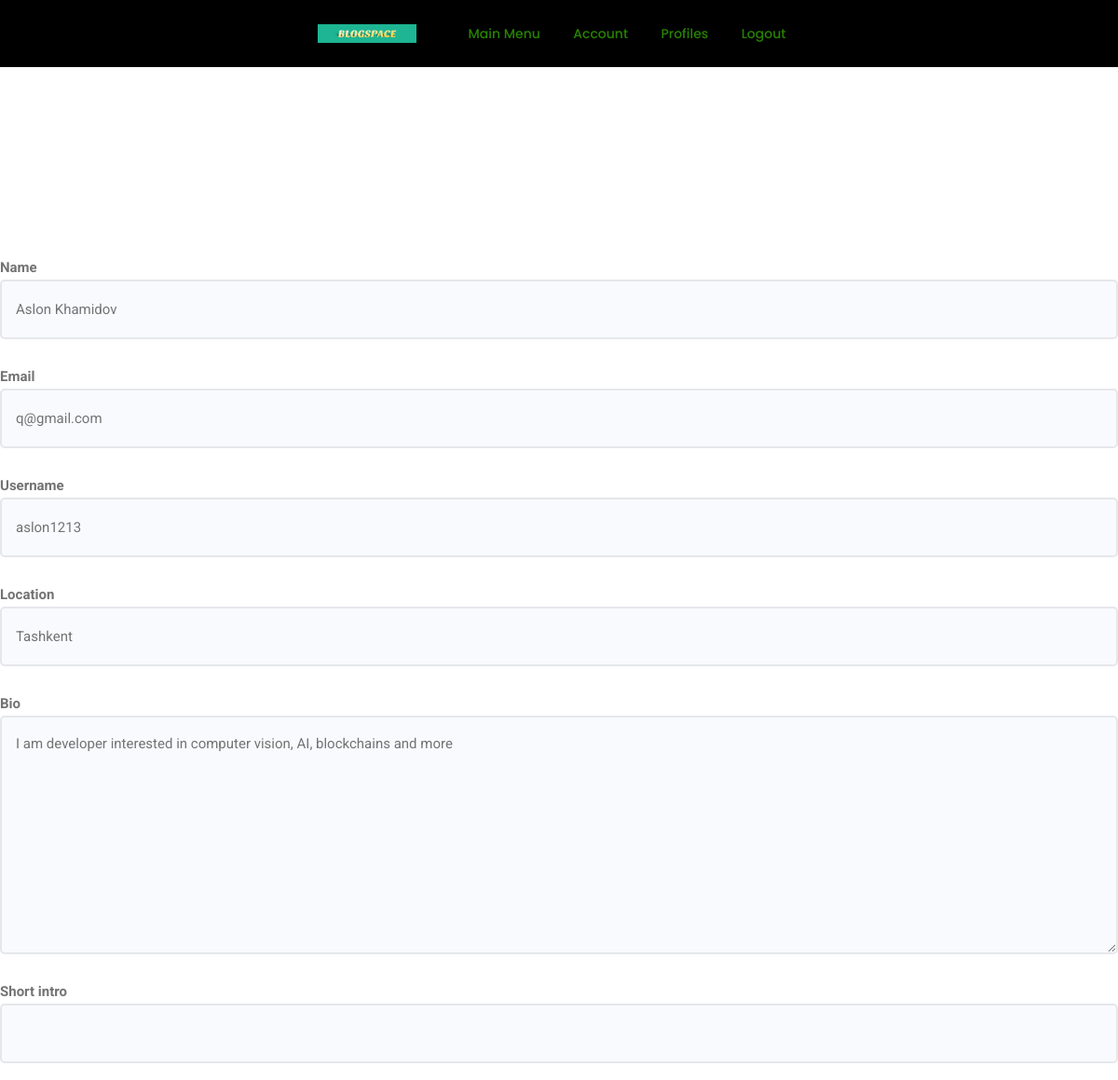
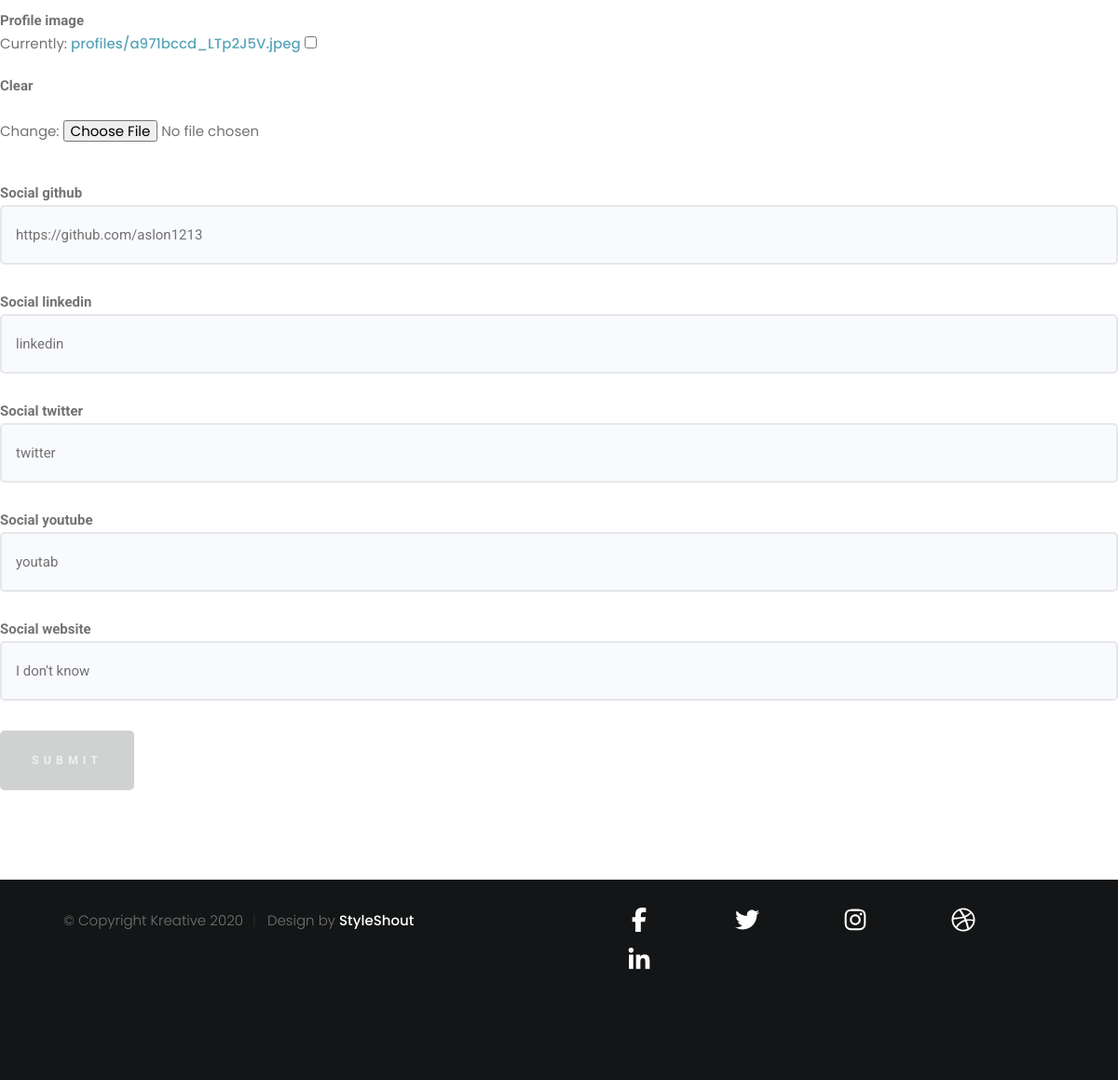
Screenshot of /users/edit-account/ (signed in) with the database file from the repository (2 pictures, top to bottom).
### users/models.py (models this page shows, shortened)
class Profile(models.Model):
    user = models.OneToOneField(
        User, on_delete=models.CASCADE, null=True, blank=True)
    name = models.CharField(max_length=200, blank=True, null=True)
    email = models.EmailField(max_length=500, blank=True, null=True)
    username = models.CharField(max_length=200, blank=True, null=True)
    location = models.CharField(max_length=200, blank=True, null=True)
    short_intro = models.CharField(max_length=200, blank=True, null=True)
    shortage_info = models.CharField(max_length=200, blank=True, null=True)
    bio = models.TextField(blank=True, null=True)
    profile_image = models.ImageField(
        null=True, blank=True, upload_to='profiles/', default="profiles/user_default.png")
    social_github = models.CharField(max_length=200, blank=True, null=True)
    social_twitter = models.CharField(max_length=200, blank=True, null=True)
    social_linkedin = models.CharField(max_length=200, blank=True, null=True)
    social_youtube = models.CharField(max_length=200, blank=True, null=True)
    social_website = models.CharField(max_length=200, blank=True, null=True)
    created = models.DateTimeField(auto_now_add=True)
    id = models.UUIDField(default=uuid.uuid4, unique=True,
                          primary_key=True, editable=False)
    class Meta:
        ordering = ['created']

### users/views.py (the view)
# urls.py: path('edit-account/', views.editAccount, name="update_account"),
@login_required(login_url='login')
def editAccount(request):
    profile = request.user.profile
    form = ProfileForm(instance=profile)
    if request.method == 'POST':
        form = ProfileForm(request.POST, request.FILES, instance=profile)
        if form.is_valid():
            form.save()
            return redirect('account')
    context = {'form': form}
    return render(request, 'users/profile_form.html', context)

### users/forms.py
class ProfileForm(ModelForm):
    class Meta:
        model = Profile
        fields = ['name', 'email', 'username',
                  'location', 'bio', 'short_intro', 'profile_image',
                  'social_github', 'social_linkedin', 'social_twitter',
                  'social_youtube', 'social_website']
    def __init__(self, *args, **kwargs):
        super(ProfileForm, self).__init__(*args, **kwargs)
        for name, field in self.fields.items():
            field.widget.attrs.update({'class': 'input'})

### users/templates/users/profile_form.html (shortened to what this page needs)
{% extends 'main.html' %}
{% block content %}
<main class="formPage my-xl">
    <div class="content-box">
        <div class="formWrapper">
            <br>
            <form class="form" method="POST" action="{% url 'update_account' %}" enctype="multipart/form-data">
                {% for field in form %}
                <div class="form__field">
                    <label for="formInput#text">{{field.label}}</label>
                    {{field}}
                </div>
                {% endfor %}
                <input class="btn btn--sub btn--lg  my-md" type="submit" value="Submit" />
            </form>
        </div>
    </div>
</main>
{% endblock content %}

### static/uikit/styles/modules/_variables.css (style rules this page uses)
:root { --color-main: #5aa5b9; --color-main-light: #e6faff; --color-sub: #3f4156; --color-sub-light: #51546e; --color-sub-lighter: #ededfd; --color-text: #737373; --color-gray: #8b8b8b; --color-light: #e5e7eb; --color-light-gray: #767676; --color-bg: #f8fafd; --color-white: #fffefd; --color-white-light: #f3f3f3; --color-success: #359e64; --color-success-bg: #def8e8; --color-error: #fc4b0b; --color-error-bg: #fff2ee; --font-base: 'Poppins', arial, helvetica, 'Segoe UI', roboto, ubuntu, sans-serif; --font-monospace: 'Fira Code', 'Courier New', courier, monospace; --font-regular: 300; --font-medium: 500; --font-bold: 700; --generic-shadow: 1px 1px 5px #00000010; --generic-transition: all 0.3s ease-in-out; }

### static/uikit/styles/modules/_base.css (style rules this page uses)
* { margin: 0; padding: 0; box-sizing: border-box; text-rendering: optimizeLegibility; color: inherit; font-size: inherit; }
html { font-size: 50%; }
@media only screen and (min-width: 480px) { html { font-size: 56.25%; } }
@media only screen and (min-width: 1200px) { html { font-size: 62.5%; } }
body { line-height: 1.6; font-weight: 400; font-size: 1.5rem; color: var(--color-text); background-color: var(--color-bg); min-height: 100vh; }

### static/uikit/styles/modules/_typography.css (style rules this page uses)
* { font-family: var(--font-base); }
a { padding-bottom: 2px; text-decoration: none; display: inline-block; color: var(--color-main); font-weight: var(--font-medium); }

### static/uikit/styles/modules/_utilities.css (style rules this page uses)
.my-md { margin: 3rem auto; }
.my-xl { margin: 8rem auto; }

### static/uikit/styles/modules/_button.css (style rules this page uses)
.btn { display: inline-block; position: relative; cursor: pointer; background-color: var(--color-light); font-weight: var(--font-medium); color: var(--color-sub); text-decoration: none; padding: 1rem 2rem; border-radius: 0.5rem; border: none; width: -webkit-fit-content; width: -moz-fit-content; width: fit-content; height: -webkit-fit-content; height: -moz-fit-content; height: fit-content; font-size: 1.6rem; outline-width: 0; outline-color: transparent; -webkit-backface-visibility: hidden; backface-visibility: hidden; transition: all 0.3s ease-in-out; }
.btn--sub { background-color: var(--color-sub); color: var(--color-white); }
.btn--lg { font-size: 1.8rem; padding: 1.2rem 4.5rem; }

### static/uikit/styles/modules/_form.css (style rules this page uses)
.form { display: block; }
.form__field { margin-top: 1.5rem; margin-bottom: 1.5rem; }
.form__label, .form__field > label { display: block; margin-bottom: 0.5rem; color: var(--color-text); }
input.input[type='text'], input.input[type='email'], input.input[type='password'], input.input[type='number'], select.input, textarea.input { min-width: 24rem; width: 100%; padding: 1.2rem 1.5rem; border-radius: 0.5rem; border: 2px solid var(--color-light); transition: all 0.3s ease-in-out; background-color: var(--color-bg); }

### rows the page displays
Profile: form "Aslon Khamidov" "q@gmail.com" "aslon1213" "Tashkent" "I am developer interested in computer vision, AI, blockchains and more" "https://github.com/aslon1213" "linkedin" "twitter" "youtab" "I don't know"

### other values shown
{{ field.label }} "Name" "Email" "Username" "Location" "Bio" "Short intro" "Profile image" "Social github" "Social linkedin" "Social twitter" "Social youtube" "Social website"
